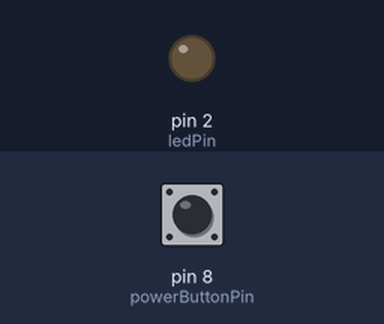
This sketch was run on a simulated Arduino Uno, built with avr-gcc and run on an emulated ATmega328P. Shown: output pins drawn as LEDs (lit = HIGH). The inputs (shaded band) are chosen by the test bench; at power-on: pin 8 (powerButtonPin) LOW. What the sketch prints to the serial monitor is not drawn.

Above: at 1.2 s.
1.3 s: pin 8 (powerButtonPin) pulled HIGH for 0.15 s
At 1.37 s:
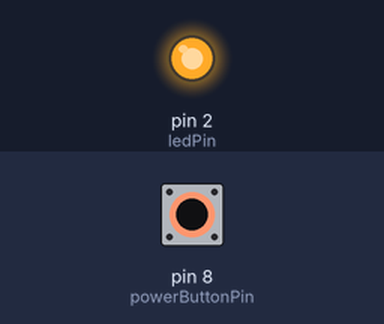
2.9 s: pin 8 (powerButtonPin) pulled HIGH for 3.2 s
At 7.2 s:
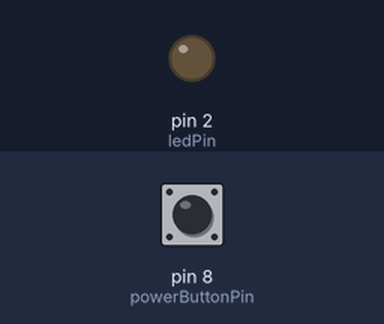
Timing chart, 0 to 8.7 s (numbered marks = the images above; inputs shaded):
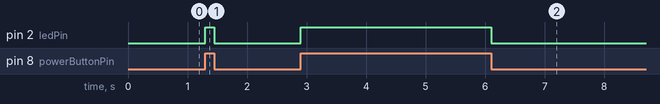

Measured:
- after the input at 1.3 s, pin 2 (ledPin): LOW → HIGH at once, → LOW 0.15 s later
- after the input at 2.9 s, pin 2 (ledPin): LOW → HIGH at once, → LOW 3.2 s later

The sketch:

Button_Light_Demo.ino
```cpp
const int powerButtonPin = 8;
const int ledPin = 2;

int buttonState = 0;

void setup() {
  // put your setup code here, to run once:
Serial.begin(9600);
pinMode(ledPin, OUTPUT);
pinMode(powerButtonPin, INPUT);
}

void loop() {
  // put your main code here, to run repeatedly:
  buttonState = digitalRead(powerButtonPin);
  if (buttonState == 1){
    digitalWrite(ledPin, HIGH);
  } else {
    digitalWrite(ledPin, LOW);
  }
  Serial.print(buttonState); Serial.print("\t");
}
```
